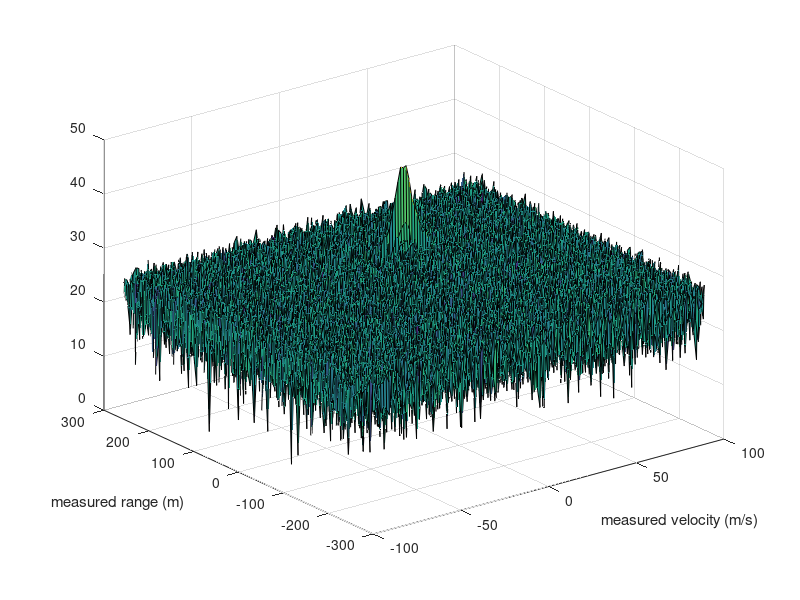

This chart was generated by the following MATLAB code:
clear all; clc;
%% Radar Specifications 
%%%%%%%%%%%%%%%%%%%%%%%%%%%
% Frequency of operation = 77GHz
% Max Range = 200m
% Range Resolution = 1 m
% Max Velocity = 100 m/s
%%%%%%%%%%%%%%%%%%%%%%%%%%%
%% User Defined Range and Velocity of target
% Define the target's initial position and velocity. Note : Velocity remains contant
d0 = 100;
v0 = 20;  %v0 is relative velocity

%% FMCW Waveform Generation
% Design the FMCW waveform by giving the specs of each of its parameters.
% Calculate the Bandwidth (Bsweep), Chirp Time (Tchirp) and Slope (alpha) of the FMCW chirp using the requirements above.
d_res = 1;              % Range Resolution = 1 m
c = 3*10^8;             % speed of light
RMax = 200;             % Max Range = 200m 
Bsweep = c/(2*d_res);   % Bandwidth
Tchirp = 5.5*2*RMax/c;  % chirp time
alpha = Bsweep/Tchirp;  % slope of chirps
fc= 77e9;               % carrier freq, Frequency of operation = 77GHz
Nd = 128;               % The number of chirps in one sequence.
                        % Its ideal to have 2^ value for the ease of running the FFT for Doppler Estimation.  
Nr = 1024;              % The number of samples on each chirp.

% Timestamp for running the displacement scenario for every sample on each chirp
t = linspace(0,Nd*Tchirp,Nr*Nd);    % total time for samples

% Creating the vectors for Tx, Rx and Mix based on the total samples input.
Tx = zeros(1,length(t));  % transmitted signal
Rx = zeros(1,length(t));  % received signal
Mix = zeros(1,length(t)); % beat signal

% Similar vectors for range_covered and time delay.
r_t = zeros(1,length(t));
td = zeros(1,length(t));

%% Signal generation and Moving Target simulation
% Running the radar scenario over the time. 
for i = 1:length(t)             
    % For each time stamp update the Range of the Target for constant velocity. 
    r_t(i) = d0 + v0*t(i);
    td(i) = 2*r_t(i)/c;
    
    % For each time sample we need update the transmitted and received signal. 
    Tx(i) = cos(2*pi*(fc*t(i) + alpha*t(i)^2/2));
    Rx(i) = cos(2*pi*(fc*(t(i)-td(i)) + (alpha*(t(i)-td(i))^2)/2)) + randn(size((t(i)-td(i))));
    
    % Now by mixing the Transmit and Receive generate the beat signal
    % This is done by element wise matrix multiplication of Transmit and Receiver Signal
    Mix(i) = Tx(i).*Rx(i);  % Beat Signal
end

%% RANGE DOPPLER RESPONSE
% This will run a 2DFFT on the mixed signal (beat signal) output and generate a range doppler map.
% Range Doppler Map Generation.
% The output of the 2D FFT is an image that has reponse in the range and doppler FFT bins. 
% So, it is important to convert the axis from bin sizes to range and doppler based on their Max values.
Mix = reshape(Mix,[Nr,Nd]);

% 2D FFT using the FFT size for both dimensions.
sig_fft2 = fft2(Mix,Nr,Nd);

% Taking just one side of signal from Range dimension.
sig_fft2 = sig_fft2(1:Nr/2,1:Nd);
sig_fft2 = fftshift(sig_fft2);
RDM = abs(sig_fft2);
RDM = 10*log10(RDM) ;

% ㅕse the surf function to plot the output of 2DFFT and to show axis in both dimensions
doppler_axis = linspace(-100,100,Nd);
range_axis = linspace(-200,200,Nr/2)*((Nr/2)/400);
figure,surf(doppler_axis,range_axis,RDM);
xlabel('measured velocity (m/s)');
ylabel('measured range (m)');